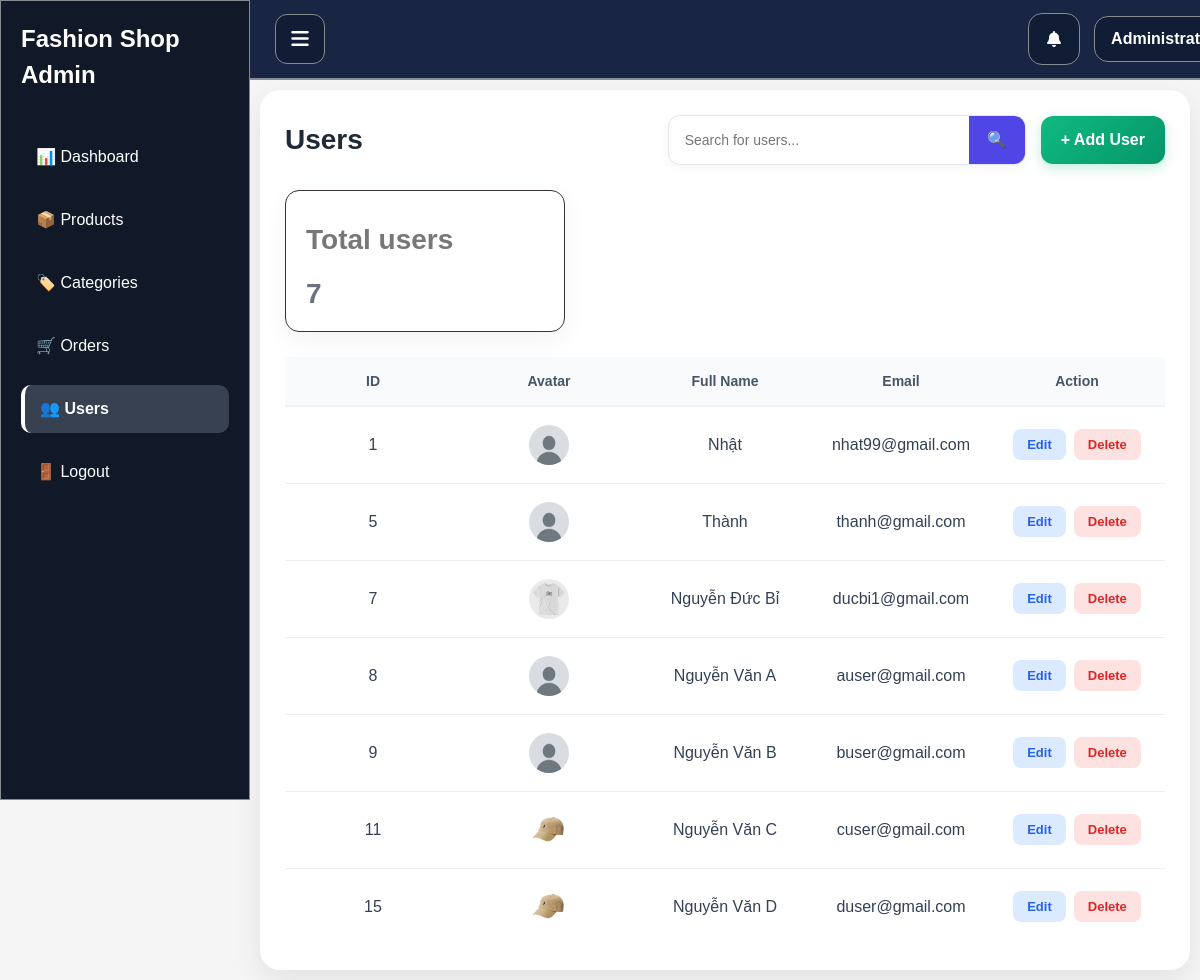
Page /admin/users/index.php (signed in) on the committed database.
### tables this page shows
CREATE TABLE `users` (
  `id` int(11) NOT NULL,
  `fullname` varchar(100) NOT NULL,
  `avatar` varchar(255) DEFAULT NULL,
  `email` varchar(100) NOT NULL,
  `phone` varchar(20) DEFAULT NULL,
  `address` text DEFAULT NULL,
  `password` varchar(255) NOT NULL COMMENT 'Bcrypt hash',
  `role` enum('admin','customer') NOT NULL DEFAULT 'customer',
  `reset_token` varchar(100) DEFAULT NULL COMMENT 'Token khôi phục mật khẩu',
  `reset_expires` datetime DEFAULT NULL COMMENT 'Hạn token',
  `created_at` timestamp NOT NULL DEFAULT current_timestamp(),
  `updated_at` timestamp NOT NULL DEFAULT current_timestamp() ON UPDATE current_timestamp()
);

### admin/users/index.php (the view, shortened to what this page needs)
<?php
include("../../config/config.php");
$sql = "SELECT * FROM users WHERE role = 'customer'";
$result = mysqli_query($conn, $sql);
$total_users = mysqli_fetch_assoc(
    mysqli_query($conn, "SELECT COUNT(*) total FROM users WHERE role = 'customer'")
)['total'];
?>
<link
        href="https://cdn.jsdelivr.net/npm/bootstrap@5.3.3/dist/css/bootstrap.min.css"
        rel="stylesheet">
<link
    rel="stylesheet"
    href="../assets/css/admin.css">
<div class="admin-layout">
    <?php include("../includes/sidebar.php"); ?>
    <div class="main-content">
        <?php include("../includes/header.php"); ?>
        <div class="table-card">
            <div class="table-header">
                <h2>Users</h2>
                <div class="top-bar">
                    <form method="GET" class="search-form">
                        <input
                            type="text"
                            name="keyword"
                            placeholder="Search for users..."
                            value="<?= $_GET['keyword'] ?? '' ?>">
                        <button type="submit">
                            🔍
                        </button>
                    </form>
                    <a href="add.php" class="btn-dashboard-add">
                        + Add User
                    </a>
                </div>
            </div>
            <div class="product-stats">
                <div class="stat-card">
                    <p>Total users</p>
                    <h3><?= $total_users ?></h3>
                </div>
            </div>
            <div class="table-responsive">
                <table class="admin-table">
                    <thead>
                        <tr>
                            <th>ID</th>
                            <th>Avatar</th>
                            <th>Full Name</th>
                            <th>Email</th>
                            <th>Action</th>
                        </tr>
                    </thead>
                    <tbody>
                    <?php while($user = mysqli_fetch_assoc($result)) { ?>
                        <tr>
                            <td>
                                <?= $user['id'] ?>
                            </td>
                            <td style="text-align: center;">
                                <img
                                    src="<?= $user['avatar'] ? "../../assets/uploads/users/". $user['avatar'] : "../../assets/uploads/users/default.jpg"  ?>"
                                    class="user-image">
                            </td>
                            <td>
                                <?= $user['fullname'] ?>
                            </td>
                            <td>
                                <?= $user['email'] ?>
                            </td>
                            <td>
                                <div class="action-buttons">
                                    <a
                                        href="edit.php?id=<?= $user['id'] ?>"
                                        class="btn-action btn-edit">
                                        Edit
                                    </a>
                                    <button
                                        type="button"
                                        class="btn-action btn-delete"
                                        data-bs-toggle="modal"
                                        data-bs-target="#deleteModal"
                                        data-id="<?= $user['id'] ?>"
                                        data-name="<?= $user['fullname'] ?>">
                                        Delete
                                    </button>
                                </div>
                            </td>
                        </tr>
                    <?php } ?>
                    </tbody>
                </table>
            </div>
        </div>
    </div>
</div>
</html>

### admin/assets/css/admin.css (style rules this page uses)
* { margin: 0; padding: 0; box-sizing: border-box; }
.admin-layout { display: flex; }
.main-content { margin-left: 260px; width: calc(100% - 260px); padding: 0; }
.stat-card { background: rgb(228, 223, 223); padding: 25px; border-radius: 15px; box-shadow: 0 2px 10px rgba(0,0,0,0.08); border: 1px solid #3a3333; }
.stat-card h3 { color: #6B7280; margin-bottom: 10px; }
.stat-card p { font-size: 28px; font-weight: bold; }
.user-image { width: 40px; height: 40px; object-fit: cover; border-radius: 50%; }
.product-stats { display:grid; grid-template-columns:repeat(3,1fr); gap:20px; margin-bottom:25px; }
.stat-card { background:#fff; border-radius:14px; padding:20px; box-shadow:0 8px 25px rgba(0,0,0,.05); }
.stat-card h3 { font-size:28px; font-weight:700; margin:0; }
.stat-card p { color:#777; margin-top:8px; }
.top-bar { display:flex; align-items:center; gap:15px; }
.search-form { display:flex; align-items:center; background:#fff; border:1px solid #e5e7eb; border-radius:12px; overflow:hidden; box-shadow:0 2px 10px rgba(0,0,0,.05); }
.search-form input { width:300px; border:none; outline:none; padding:12px 16px; font-size:14px; background:transparent; }
.search-form button { border:none; background:#4f46e5; color:#fff; padding:12px 18px; cursor:pointer; transition:.2s; }
.table-card { background:#fff; border-radius:20px; padding:25px; box-shadow:0 10px 30px rgba(0,0,0,.08); margin: 90px 10px 10px 0px; }
.table-header { display:flex; justify-content:space-between; align-items:center; margin-bottom:25px; gap:20px; flex-wrap:wrap; }
.table-header h2 { margin:0; font-size:28px; font-weight:700; color:#1f2937; }
.btn-dashboard-add { display:inline-flex; align-items:center; gap:8px; background:linear-gradient( 135deg, #10b981, #059669 ); color:#fff; text-decoration:none; padding:12px 20px; border-radius:12px; font-size:16px; font-weight:600; transition:.25s; box-shadow:0 4px 12px rgba(16,185,129,.25); }
.admin-table { width:100%; border-collapse:collapse; table-layout: fixed; }
.admin-table thead { background:#f8fafc; }
.admin-table th { padding:16px; font-size:14px; font-weight:600; color:#475569; border-bottom: 2px solid #edf2f7; }
.admin-table td { padding:18px 16px; vertical-align:middle; border-top:1px solid #eee; color: #334155; }
.admin-table th:nth-child(1), .admin-table td:nth-child(1), .admin-table th:nth-child(3), .admin-table td:nth-child(3), .admin-table th:nth-child(4), .admin-table td:nth-child(4), .admin-table th:nth-child(5), .admin-table td:nth-child(5), .admin-table th:nth-child(6), .admin-table td:nth-child(6), .admin-table th:nth-child(7), .admin-table td:nth-child(7), .admin-table th:nth-child(2) { text-align: center; }
.admin-table td:nth-child(2) { text-align: left; }
.action-buttons { display:flex; justify-content: center; gap:8px; }
.btn-action { padding:8px 14px; border-radius:8px; text-decoration:none; font-size:13px; font-weight:600; transition:.3s; }
.btn-edit { background:#dbeafe; color:#2563eb; }
.btn-delete { border:none; background:#fee2e2; color:#dc2626; }

### rows in the picture
users: id "1", fullname "Nhật", email "nhat99@gmail.com"
users: id "5", avatar (placeholder picture), fullname "Thành", email "thanh@gmail.com"
users: id "7", avatar (picture), fullname "Nguyễn Đức Bỉ", email "ducbi1@gmail.com"
users: id "8", fullname "Nguyễn Văn A", email "auser@gmail.com"
users: id "9", avatar (placeholder picture), fullname "Nguyễn Văn B", email "buser@gmail.com"
users: id "11", avatar (picture), fullname "Nguyễn Văn C", email "cuser@gmail.com"
users: id "15", avatar (picture), fullname "Nguyễn Văn D", email "duser@gmail.com"

### other values in the picture
$total_users "7"
